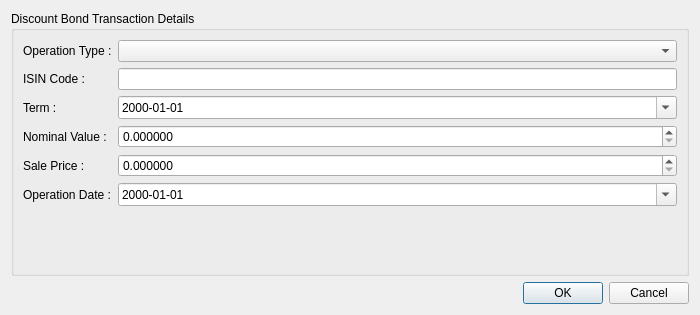
<?xml version="1.0" encoding="UTF-8"?>
<ui version="4.0">
 <class>BondDialog</class>
 <widget class="QDialog" name="BondDialog">
  <property name="geometry">
   <rect>
    <x>0</x>
    <y>0</y>
    <width>700</width>
    <height>315</height>
   </rect>
  </property>
  <property name="minimumSize">
   <size>
    <width>700</width>
    <height>0</height>
   </size>
  </property>
  <property name="windowTitle">
   <string>Dialog</string>
  </property>
  <layout class="QVBoxLayout" name="verticalLayout_2">
   <item>
    <widget class="QGroupBox" name="gbBondTransactionDetails">
     <property name="title">
      <string>Discount Bond Transaction Details</string>
     </property>
     <layout class="QFormLayout" name="formLayout">
      <item row="1" column="0">
       <widget class="QLabel" name="lblCode">
        <property name="text">
         <string>ISIN Code :</string>
        </property>
       </widget>
      </item>
      <item row="1" column="1">
       <widget class="QLineEdit" name="leCode">
        <property name="maxLength">
         <number>50</number>
        </property>
        <property name="clearButtonEnabled">
         <bool>true</bool>
        </property>
       </widget>
      </item>
      <item row="3" column="0">
       <widget class="QLabel" name="lblTerm">
        <property name="text">
         <string>Term :</string>
        </property>
       </widget>
      </item>
      <item row="3" column="1">
       <widget class="QDateEdit" name="deTerm">
        <property name="displayFormat">
         <string>yyyy-MM-dd</string>
        </property>
        <property name="calendarPopup">
         <bool>true</bool>
        </property>
       </widget>
      </item>
      <item row="4" column="0">
       <widget class="QLabel" name="lblNominalValue">
        <property name="text">
         <string>Nominal Value :</string>
        </property>
       </widget>
      </item>
      <item row="4" column="1">
       <widget class="QDoubleSpinBox" name="dsbNominalValue">
        <property name="decimals">
         <number>6</number>
        </property>
        <property name="maximum">
         <double>10000000.000000000000000</double>
        </property>
       </widget>
      </item>
      <item row="5" column="0">
       <widget class="QLabel" name="lblSalePrice">
        <property name="text">
         <string>Sale Price :</string>
        </property>
       </widget>
      </item>
      <item row="5" column="1">
       <widget class="QDoubleSpinBox" name="dsbSalePrice">
        <property name="decimals">
         <number>6</number>
        </property>
        <property name="maximum">
         <double>10000000.000000000000000</double>
        </property>
       </widget>
      </item>
      <item row="6" column="0">
       <widget class="QLabel" name="lblOperationDate">
        <property name="text">
         <string>Operation Date :</string>
        </property>
       </widget>
      </item>
      <item row="6" column="1">
       <widget class="QDateEdit" name="deDate">
        <property name="maximumDate">
         <date>
          <year>2250</year>
          <month>12</month>
          <day>31</day>
         </date>
        </property>
        <property name="minimumDate">
         <date>
          <year>2000</year>
          <month>1</month>
          <day>1</day>
         </date>
        </property>
        <property name="displayFormat">
         <string>yyyy-MM-dd</string>
        </property>
        <property name="calendarPopup">
         <bool>true</bool>
        </property>
       </widget>
      </item>
      <item row="0" column="0">
       <widget class="QLabel" name="lblOperationType">
        <property name="text">
         <string>Operation Type :</string>
        </property>
       </widget>
      </item>
      <item row="0" column="1">
       <widget class="QComboBox" name="cbOperationType"/>
      </item>
     </layout>
    </widget>
   </item>
   <item>
    <widget class="QDialogButtonBox" name="bbTransactionApproval">
     <property name="orientation">
      <enum>Qt::Horizontal</enum>
     </property>
     <property name="standardButtons">
      <set>QDialogButtonBox::Cancel|QDialogButtonBox::Ok</set>
     </property>
    </widget>
   </item>
   <item>
    <layout class="QVBoxLayout" name="vlStatusBar"/>
   </item>
  </layout>
 </widget>
 <resources/>
 <connections>
  <connection>
   <sender>bbTransactionApproval</sender>
   <signal>accepted()</signal>
   <receiver>BondDialog</receiver>
   <slot>accept()</slot>
   <hints>
    <hint type="sourcelabel">
     <x>248</x>
     <y>254</y>
    </hint>
    <hint type="destinationlabel">
     <x>157</x>
     <y>274</y>
    </hint>
   </hints>
  </connection>
  <connection>
   <sender>bbTransactionApproval</sender>
   <signal>rejected()</signal>
   <receiver>BondDialog</receiver>
   <slot>reject()</slot>
   <hints>
    <hint type="sourcelabel">
     <x>295</x>
     <y>249</y>
    </hint>
    <hint type="destinationlabel">
     <x>286</x>
     <y>274</y>
    </hint>
   </hints>
  </connection>
 </connections>
</ui>
